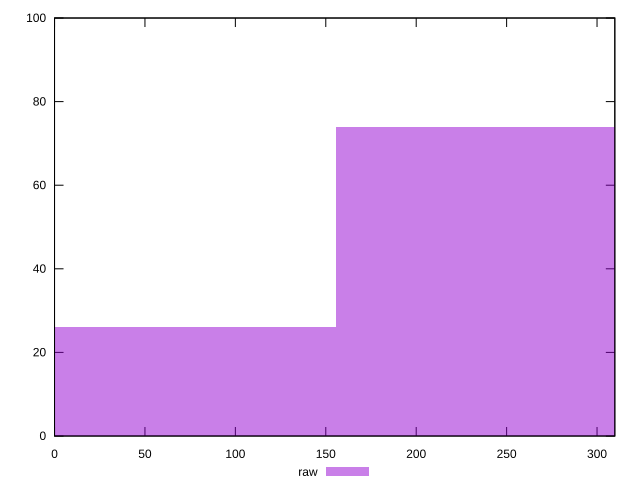

Generate this figure with gnuplot:
reset

$raw <<EOF
311.5457577799394 74
0 26
EOF

set key outside below
set boxwidth 311.5457577799394
set xrange [0:309.836]
set yrange [0:100]
set trange [0:100]
set style fill transparent solid 0.5 noborder
set terminal svg size 640, 490 enhanced background rgb 'white'
set output "report_00026_2021-02-22T21:38:55.199Z/uses-rel-preconnect/samples/pages+cached/raw/histogram.svg"

plot $raw title "raw" with boxes

reset
